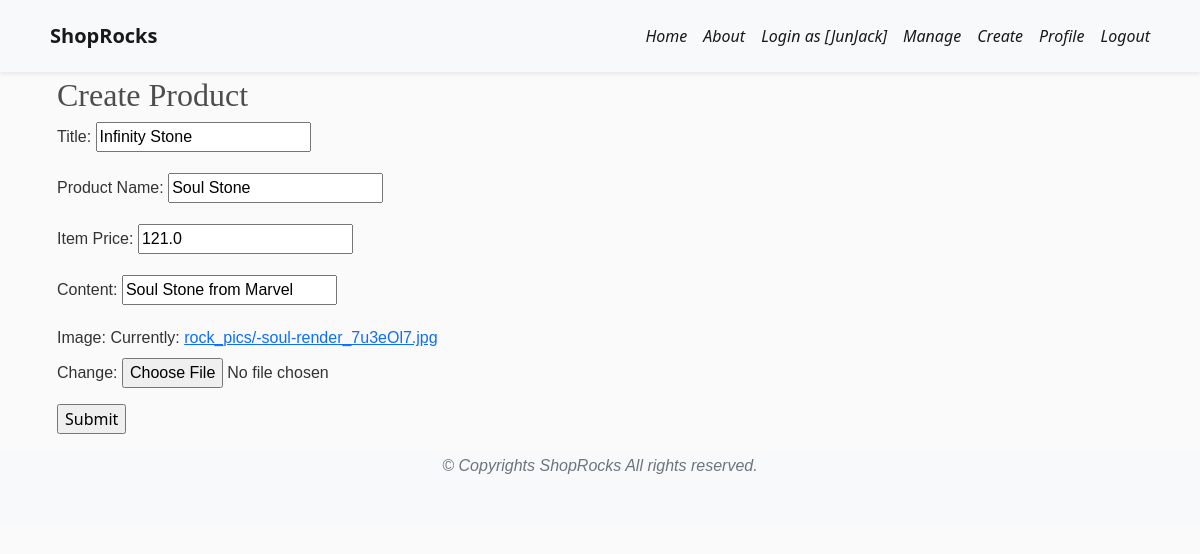
Screenshot of /updateorder/14/ (signed in) with the database file from the repository.
### website/models.py (models this page shows, shortened)
class Product(models.Model):
    title = models.CharField(max_length=50)
    itemname = models.CharField(max_length=20)
    itemprice = models.FloatField(default='0', max_length=10)
    content = models.CharField(max_length=100)
    date_posted = models.DateTimeField(default=timezone.now)
    image = models.ImageField(default='rock.jpg', upload_to='rock_pics')
    author = models.ForeignKey(User, on_delete=models.CASCADE)

### website/decorator.py (the view)
    def wrapper_function(request, *args, **kwargs):
        group = None
        if request.user.groups.exists():
            group = request.user.groups.all()[0].name
        if group == 'Customer':
            return redirect('rock-home')
        if group == 'Seller':
            return view_func(request, *args, **kwargs)

### website/forms.py
class ProductForm(ModelForm):
    title = forms.CharField(label='Title',
                            widget=forms.TextInput(attrs={"placeholder": "your title.."}), max_length=15)
    itemname = forms.CharField(label='Product Name',
                            widget=forms.TextInput(attrs={"placeholder": "product name.."}), max_length=25)
    itemprice = forms.DecimalField(label='Item Price',initial=1, validators =[MinValueValidator(1.0)])
    content = forms.CharField(label='Content',
                               widget=forms.TextInput(attrs={"placeholder": "content.."}), max_length=55)
    class Meta:
        model = Product
        fields = [
            'title',
            'itemname',
            'itemprice',
            'content',
            'image'
        ]

### website/decorator.py (called while the page is built)
def seller_only(view_func):
    def wrapper_function(request, *args, **kwargs):
        group = None
        if request.user.groups.exists():
            group = request.user.groups.all()[0].name
        if group == 'Customer':
            return redirect('rock-home')
        if group == 'Seller':
            return view_func(request, *args, **kwargs)
    return wrapper_function

### website/views.py (called while the page is built)
@login_required
@seller_only
def updateProduct(request, pk):
    product = Product.objects.get(id=pk)
    form = ProductForm(instance=product)
    if request.method == 'POST':
        form = ProductForm(request.POST, instance=product)
        if form.is_valid():
            form.save()
            return redirect('/')
    context = {
        'title': 'Seller Order',
        'form': form,
        'catalog': Product.objects.all(),
    }
    return render(request, 'website/createorder.html', context)

### website/templates/website/createorder.html (shortened to what this page needs)
{% extends "website/base.html" %}
{%block content %}
    <h2>Create Product</h2>
<form action="" method="post">
    {{ form.as_p }}
    <input type="submit" name="Create">
</form>
{% endblock content %}

### website/templates/website/base.html (shortened to what this page needs)
{% load static %}
<html lang="en">
<head>
    <link rel="stylesheet" href="https://maxcdn.bootstrapcdn.com/bootstrap/4.0.0/css/bootstrap.min.css"
>
    <link href="https://cdn.jsdelivr.net/npm/bootstrap@5.1.3/dist/css/bootstrap.min.css" rel="stylesheet">
    <link rel="stylesheet" type="text/css" href="{% static 'website/main.css' %}">
</head>
<body>
    <header class="site-header">
      <nav class="navbar shadow-sm navbar-expand-lg navbar-light bg-light py-3">
        <div class="container"><a href="/" class="navbar-brand d-flex align-items-center"> <strong>ShopRocks</strong></a>
          <div id="navbarSupportedContent" class="collapse navbar-collapse ml-2">
            <ul class="navbar-nav ml-auto">
                <li class="nav-item active"><a href="{% url 'rock-home' %}" class="nav-link font-italic"> Home </a></li>
                <li class="nav-item active"><a href="{% url 'rock-about' %}" class="nav-link font-italic"> About </a></li>
                {% if user.is_authenticated %}
                    {% for group in  request.user.groups.all %}
                        {%  if 'Seller' == group.name %}
                        <li class="nav-item active"><a class="nav-link font-italic">Login as [{{user.username}}]</a></li>
                        <li class="nav-item active"><a href="{% url 'rock-seller' %}" class="nav-link font-italic">Manage</a></li>
                        <li class="nav-item active"><a href="{% url 'seller-create-order' %}" class="nav-link font-italic">Create</a></li>
                        <li class="nav-item active"><a href="{% url 'profile' %}" class="nav-link font-italic">Profile</a></li>
                        <li class="nav-item active"><a href="{% url 'logout' %}" class="nav-link font-italic">Logout</a></li>
                        {% endif %}
                    {% endfor %}
                {% else %}
                <li class="nav-item active"><a href="{% url 'login' %}" class="nav-link font-italic">Login</a></li>
                <li class="nav-item active"><a href="{% url 'rock-register' %}" class="nav-link font-italic">Register</a></li>
                {% endif %}
            </ul>
          </div>
        </div>
      </nav>
    </header>
    <div class="container py-1">
        <div class="col-md-12">
        {% block content %}
            {% endblock content %}
        </div>
    </div>
    <footer class="bg-light pb-5">
        <div class="container text-center">
          <p class="font-italic text-muted mb-0">&copy; Copyrights ShopRocks All rights reserved.</p>
        </div>
      </footer>
</body>
</html>

### website/static/website/main.css (style rules this page uses)
:root { --primaryy: #599c96; --primaryyactive: #49857f; --whitee: #ffffff; }
body { background: #fafafa; color: #333333; }
h1, h2, h3, h4, h5, h6 { font-family: 'Marcellus', serif; color: #444444; }
nav { background-color: #9CBE9C; }
p, span { font-family: 'Nunito Sans', sans-serif; }
ul { margin: 0; }
.site-header .navbar-nav .nav-link { color: #f5f5f5; }
body { background-color: hsl(0, 0%, 98%); }
h1,h2,h3,h4,h5,h6 { color:hsl(0, 0%, 30%); }

### rows the page displays
Product: title "Infinity Stone", itemname "Soul Stone", itemprice "121.0", content "Soul Stone from Marvel"

### other values shown
{{ user.username }} "JunJack"
